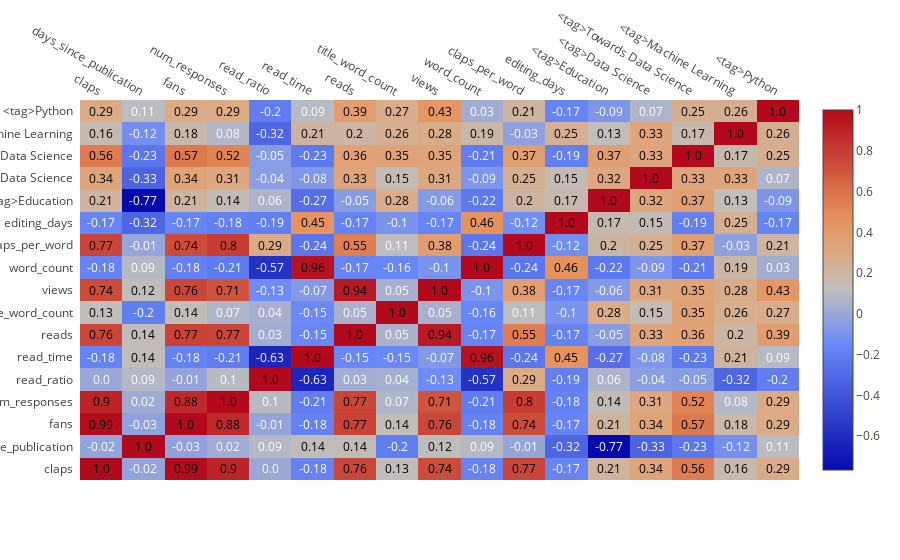

The code cell stored with this chart in its notebook:
### Code cell
# Correlation Heatmap
corrs = df.corr()

figure = ff.create_annotated_heatmap(z=corrs.values,
                                     x=list(corrs.columns),
                                     y=list(corrs.index),
                                     annotation_text=corrs.round(2).values,
                                     showscale=True)

iplot(figure)
